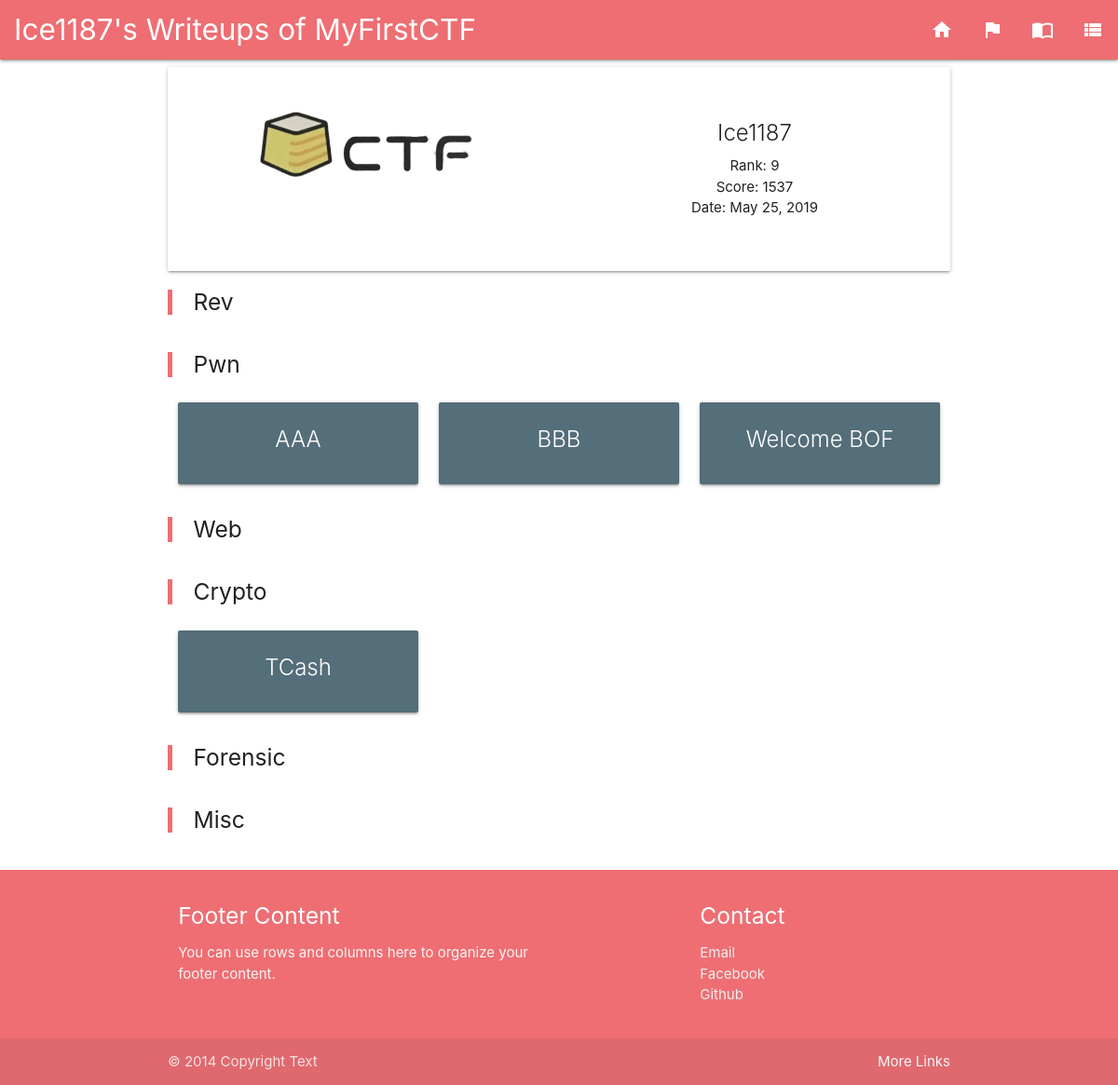
The page /blog/writeups/MyFirstCTF/ on the database its author committed.
### blog/models.py (models this page shows, shortened)
class WriteupCTF(models.Model):
	name = models.CharField(default='Unknow', max_length=50)
	date = models.DateField()
	img = models.ImageField(upload_to='writeup/', blank=True)
	team = models.CharField(max_length=255, default='Ice1187')
	rank = models.CharField(max_length=10, blank=True)
	score = models.IntegerField(default=0)
	trashtalk = models.TextField(blank=True)
	class Meta():
		ordering = ["-date", "name"]
		get_latest_by = "-date"
	def __str__(self):
		return self.name

class WriteupArticle(models.Model):
	ctf = models.ForeignKey('WriteupCTF', default='Unknow', on_delete=models.SET_DEFAULT)
	category = models.ForeignKey('WriteupCategory', default='Uncategorize', on_delete=models.SET_DEFAULT,)
	name = models.CharField(max_length=50)
	description = MarkdownxField(blank=True)
	hint = models.TextField(blank=True)
	solution = MarkdownxField(blank=True)
	tags = models.ManyToManyField('WriteupTag', blank=True)
	class Meta():
		ordering = ["category", "name"]

### blog/views.py (the view)
# urls.py: path('writeups/<slug:ctfname>/', views.ctf, name='ctf'),
def ctf(request, ctfname):
	ctf = WriteupCTF.objects.get(name=ctfname)
	articles = ctf.writeuparticle_set.order_by('category__name')
	categories = { 'Rev': [], 'Pwn': [], 'Web': [], 'Crypto': [], 'Forensic': [], 'Misc': []}
	for article in articles:
		category = article.category.name
		if category not in categories.keys():
			categories.update(dict(category, []))
		categories[category].append(article)
	var = {
		'ctf': ctf,
		'categories': categories,
	}
	return render(request, 'blog/ctf.html', var)

### blog/templates/blog/ctf.html
{% extends "blog/base.html" %}
{% block logolink %}
  {% url 'blog:writeups' %}
{% endblock logolink %}
{% block navbarlogo %}
  Ice1187's Writeups of {{ ctf.name }}
{% endblock navbarlogo %}
{% block content %}
<div class="col s12 m8">
    <div class="card horizontal valign-wrapper">
      <div class="card-image">
        <img src="{{ ctf.img.url }}">
      </div>
      <div class="card-stacked">
        <div class="card-content">
          <span class="card-title center-align">{{ ctf.team }}</span>
          <p class="center-align">
            Rank: {{ ctf.rank }}<br>
            Score: {{ ctf.score }}<br>
            Date: {{ ctf.date }}</p>
        </div>
      </div>
    </div>
  </div>
{% for category, articles in categories.items %}
<blockquote>
  <h5>
    {{ category }}
  </h5>
</blockquote>
<div class="row">
  {% for article in articles|dictsort:"name" %}
    <div class="col s12 m6 l4">
      <a href="{% url 'blog:problem' article.ctf article.name %}">
        <div class="card blue-grey darken-1 waves-effect waves-light hoverable" style="width: 100%;">
          <div class="card-content white-text">
            <span class="card-title center-align">{{ article.name }}</span>
          </div>
        </div>
      </a>
    </div>
  {% endfor %}
</div>
{% endfor %}
{% endblock content %}

### rows shown on the page
WriteupCTF: name "MyFirstCTF", img (picture), team "Ice1187", rank "9", score "1537", date "May 25, 2019"
WriteupArticle: category "Pwn", name "Welcome BOF"
WriteupArticle: name "AAA"
WriteupArticle: name "BBB"
WriteupArticle: category "Crypto", name "TCash"

### other values the page prints
{{ category }} "Rev" "Web" "Forensic" "Misc"
